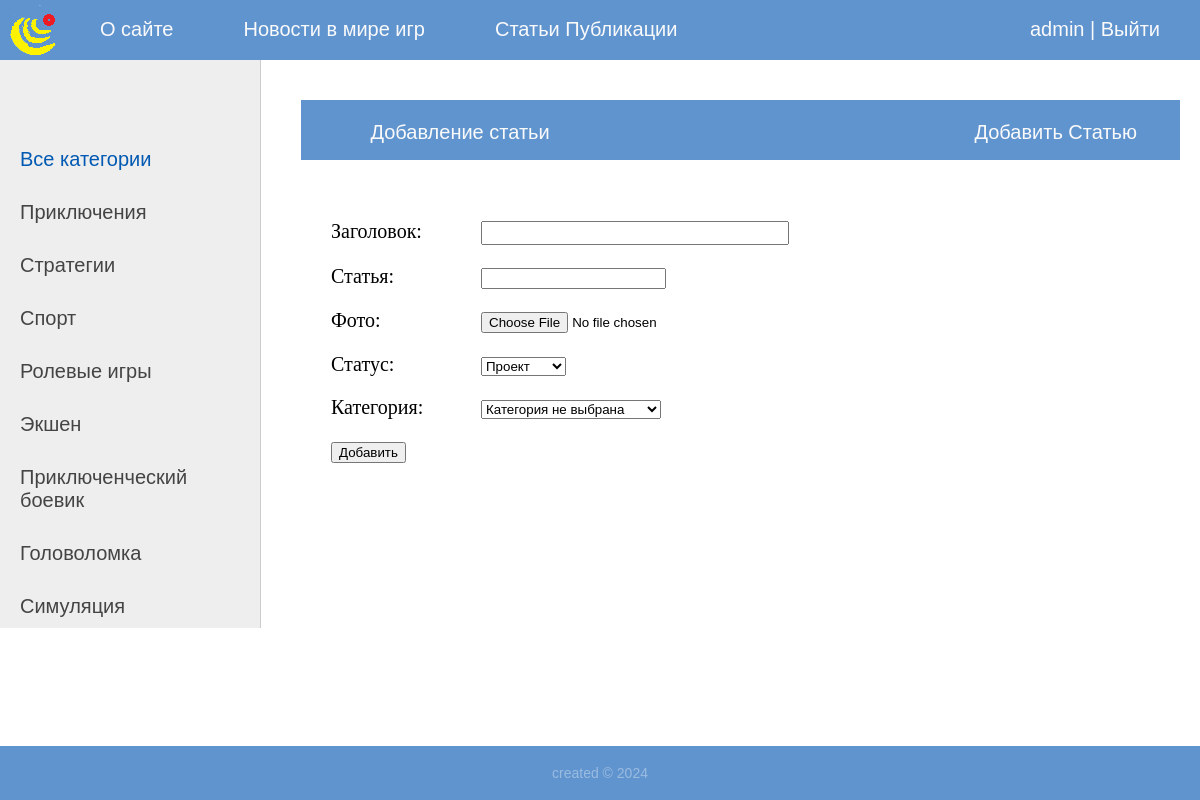
The page /add_article/ (signed in) on the database its author committed.
### blog/models.py (models this page shows)
class Category(models.Model):
    name = models.CharField(max_length=100, db_index=True, verbose_name='Категория')
    description = models.TextField(blank=True, verbose_name='Описание')
    slug = models.SlugField(max_length=255, unique=True, db_index=True, verbose_name="URL")
    def __str__(self):
        return self.name
    def get_absolute_url(self):
        return reverse('category', kwargs={'cat_slug': self.slug})
    class Meta:
        verbose_name = 'Категории игр'
        verbose_name_plural = 'Категории игр'

### blog/views.py (the view, shortened to what this page needs)
# urls.py: path('add_article/', views.AddArticle.as_view(), name='add_article'),
class AddArticle(LoginRequiredMixin, DataMixin, CreateView):
    form_class = AddArticleForm
    template_name = 'blog/article_add.html'
    success_url = reverse_lazy('blog')
    login_url = '/login/'
    def get_context_data(self, **kwargs):
        context = super().get_context_data(**kwargs)
        c_def = self.get_user_context(title='Добавление статьи')
        return dict(list(context.items()) + list(c_def.items()))

### blog/forms.py (shortened to what this page needs)
class AddArticleForm(forms.ModelForm):
    content = forms.CharField(widget=CKEditorUploadingWidget(), label='Статья')
    def __init__(self, *args, **kwargs):
        super().__init__(*args, **kwargs)
        '''
        Подстановка в поле "Сат" вместо прочерков значения "Категория не выбрана"
        '''
        self.fields['cat'].empty_label = 'Категория не выбрана'
    class Meta:
        model = GamePost
        fields = ['title', 'content', 'photo', 'status', 'cat']
        widgets = {
            'title': forms.TextInput(attrs={'class': 'form-input'}),
        }

### blog/templatetags/blog_tags.py (called while the page is built)
@register.simple_tag()
def get_menu():
    return menu

@register.simple_tag()
def get_b_menu():
    return b_menu

### blog/utils.py (called while the page is built)
    def get_user_context(self, **kwargs):
        context = kwargs
        cats = Category.objects.annotate(Count('name'))
        context['cats'] = cats
        if 'cat_selected' not in context:
            context['cat_selected'] = 0
        return context

### templates/blog/article_add.html (shortened to what this page needs)
{% extends 'blog/base.html' %}
{% load blog_tags %}
{% block content %}
                <form action="{% url 'add_article' %}" method="post" enctype="multipart/form-data">
                        {% for f in form %}
                        <p><label class="form-label" for="{{ f.id_for_label }}">{{f.label}}: </label>{{ f }} </p>
                        {% endfor %}
                    <button type="submit">Добавить</button>
                </form>
{% endblock %}

### templates/blog/base.html (shortened to what this page needs)
{% load static %}
{% load blog_tags %}
<!DOCTYPE html>
<html lang="ru">
	<head>
		<link rel="stylesheet" type="text/css" href="{% static 'blog/css/styles.css' %}">
	</head>
	<body>
		<table class="table-page" border=0 cellpadding="0" cellspacing="0">
			<tr>
				<td valign=top>
{% block mainmenu %}
			<div class="header">
						<ul id="mainmenu" class="mainmenu">
						<li class="logo"><a href="{% url 'home' %}"><div class="logo"></div></a></li>
	{% get_menu as menu %}
				{% for m in menu %}
						<li><a href="{% url m.url_name %}">{{m.title}}</a></li>
				{% endfor %}
				{% if request.user.is_authenticated %}
							<li class="last"><a href="{% url 'profile' %}">{{user.username}}</a> | <a href="{% url 'logout' %}">Выйти</a></li>
				{% else %}
							<li class="last"><a href="{% url 'register' %}">Регистрация</a>|<a href="{% url 'login' %}">Войти</a></li>
				{% endif %}
						</ul>
			</div>
{% endblock %}
					<table class="table-content" border=0 cellpadding="0" cellspacing="0">
						<tr>
							<td valign="top" class="left-chapters">
{% block sidebar %}
					<br>
					<ul id="leftchapters">
					{% if cat_selected == 0 %}
						<li class="selected">Всe категории</li>
					{% else %}
						<li><a href="{% url 'blog' %}">Всe категории</a></li>
					{% endif %}
						{% for c in cats %}
							{% if c.name__count > 0 %}
								{% if c.pk == cat_selected %}
									<li class="selected">{{c.name}}</li>
								{% else %}
									<li><a href="{{ c.get_absolute_url }}">{{c.name}}</a></li>
								{% endif %}
							{% endif %}
						{% endfor %}
			</ul>
{% endblock %}
							<td valign="top" class="content">
{% block breadcrumbs %}
			<div class="header">
				<ul id="blog_menu" class="mainmenu">
				{% if request.user.is_authenticated %}
	{% get_b_menu as b_menu %}
					{% for b_m in b_menu %}
						{% if not forloop.last %}
							<li><a href="{% url b_m.url_name %}">{{b_m.title}}</a></li>
						{% else %}
							<li class="last">
								<table>
									<tr>
										<td align="left" style="width: 600px">{{title}}</td>
									<td><a href="{% url b_m.url_name %}">{{b_m.title}}</a></td>
									</tr>
								</table>
							</li>
						{% endif %}
					{% endfor %}
				{% endif %}
				</ul>
			</div>
{% endblock %}
								<div class="content-text">
{% block content %}
{% endblock %}
								</div>
							</td>
						</tr>
					</table>
				</td>
			</tr>
			<tr>
				<td valign=top>
					<div id="footer">
				 		<p align="center">created © 2024</p>
					</div>
				</td>
			</tr>
		</table>
	</body>
</html>

### static/blog/css/styles.css (style rules this page uses)
html, body { font-family: 'Arial', serif; margin: 0; padding: 0; height: 100%; width: 100%; color: #6094cf; }
a { color: #0059b2; text-decoration: none; }
.table-page { width: 100%; height: 100%; vertical-align: top; }
.table-page tr { height: 100%; }
.header { background: #6094cf; height: 60px; }
.logo { background: url('../images/logo.png') no-repeat 10px 5px; width: 70px; height: 60px; }
ul.mainmenu { list-style: none; margin: 0; padding: 0; height: 60px; color: #fafafa; font-size: 20px; overflow: hidden; }
ul.mainmenu li { float: left; margin: 18px 40px 0 30px; }
ul.mainmenu li.logo { margin: 0; }
ul.mainmenu li.last { float: right; }
ul.mainmenu li a { color: #fafafa; text-decoration: none; }
.left-chapters { margin: 0; background: #eee; border-right: 1px solid #ccc; min-height: 100%; }
.left-chapters ul { width: 230px; min-height: 100%; margin: 0; padding: 20px 10px 10px 20px; list-style: none; font-size: 20px; }
.left-chapters ul li { margin: 30px 0 0 0; color: #999; }
.left-chapters ul li.selected { color: #0059b2; }
.left-chapters ul li a { color: #444; text-decoration: none; }
.content { padding: 40px 20px 20px 40px; width: 100%; box-sizing: border-box; }
.content-text { margin: 60px 0 0 30px; color: #000; font-size: 20px; font-family: Yandex Sans Display Light; }
#footer { box-sizing: border-box; background: #6094cf; padding: 5px; color: rgba(255, 255, 255, 0.37); font-size: 14px; font-family: Verdana, Geneva, Arial, Helvetica; text-align: left; overflow: hidden; }
.form-input { width: 300px; font-size: 16px; }
.form-label { display: inline-block; min-width: 150px; vertical-align: top; }

### rows shown on the page
Category: name "Приключения"
Category: name "Стратегии"
Category: name "Спорт"
Category: name "Ролевые игры"
Category: name "Экшен"
Category: name "Приключенческий боевик"
Category: name "Головоломка"
Category: name "Симуляция"

### other values the page prints
{{ m.title }} "O сайте" "Новости в мире игр" "Статьи Публикации"
{{ user.username }} "admin"
{{ title }} "Добавление статьи"
{{ b_m.title }} "Добавить Статью"
{{ f.label }} "Заголовок" "Статья" "Фото" "Статус" "Категория"
